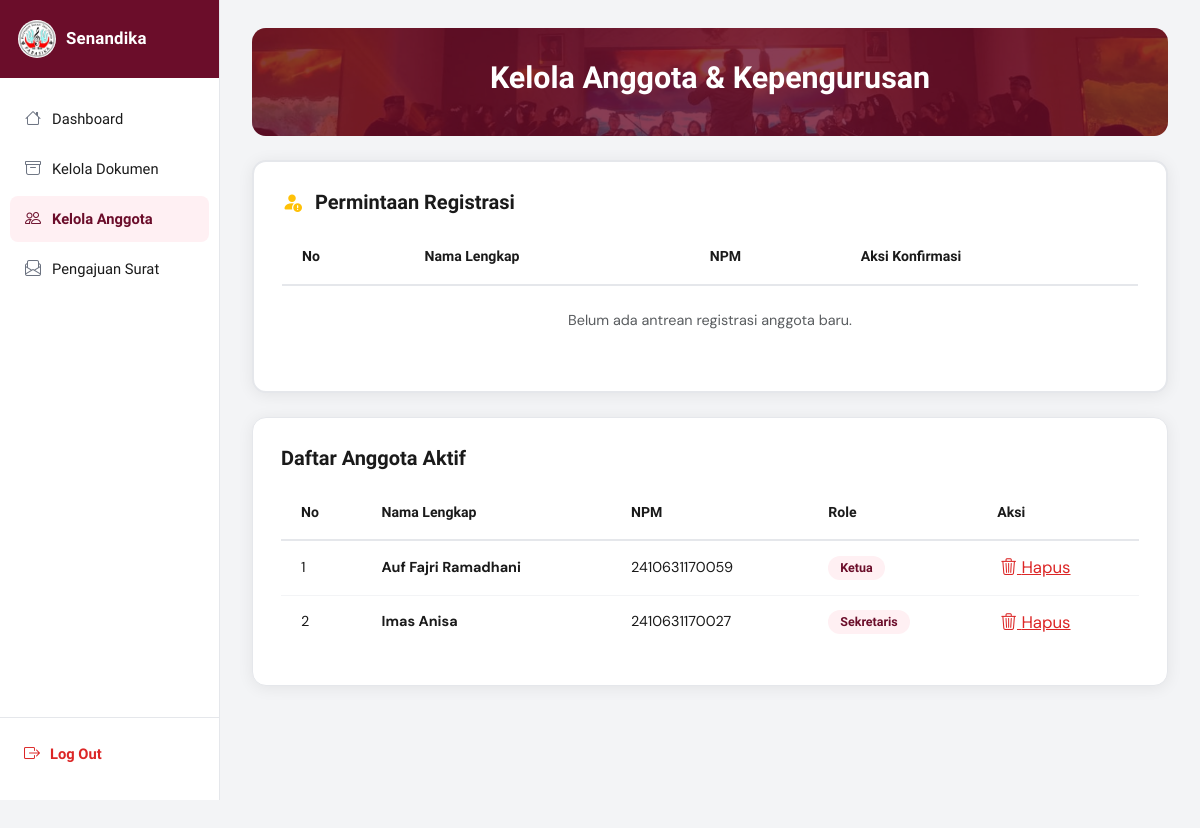
Screenshot of /dashboard/sekretaris/pages/kelola-anggota.php with the database file from the repository.
### tables this page shows
CREATE TABLE `users` (
  `id` int(11) NOT NULL AUTO_INCREMENT,
  `nama_lengkap` varchar(100) NOT NULL,
  `npm` varchar(13) NOT NULL,
  `password` varchar(255) NOT NULL,
  `role` enum('sekretaris','ketua','anggota') NOT NULL DEFAULT 'anggota',
  `status` enum('pending','approved') NOT NULL DEFAULT 'pending',
  `created_at` timestamp NOT NULL DEFAULT current_timestamp(),
  PRIMARY KEY (`id`),
  UNIQUE KEY `npm` (`npm`)
);

### dashboard/sekretaris/pages/kelola-anggota.php (the view, shortened to what this page needs)
<?php
require_once '../../../config/database.php';
include '../../../includes/head.php';
?>
<div class="d-flex">
  <?php include '../../../includes/sidebar.php'; ?>
  <div class="main-content w-100">
    <div class="content-area">
      <div class="section-hero mb-4">
        <h1>Kelola Anggota & Kepengurusan</h1>
      </div>
      <div class="card-custom mb-4 border-2">
        <h5 class="mb-3 fw-bold" style="font-family:var(--font-head);">
           <i class="bi bi-person-fill-exclamation text-warning me-2"></i> Permintaan Registrasi
        </h5>
        <div class="table-responsive">
          <table class="table-custom">
            <thead>
              <tr>
                <th>No</th>
                <th>Nama Lengkap</th>
                <th>NPM</th>
                <th>Aksi Konfirmasi</th>
              </tr>
            </thead>
            <tbody>
              <?php
              $res_pending = $conn->query("SELECT * FROM users WHERE status = 'pending' ORDER BY created_at ASC");
              $i = 1;
              if ($res_pending->num_rows > 0):
                  while ($row = $res_pending->fetch_assoc()):
              ?>
              <tr>
                <td><?= $i++ ?></td>
                <td class="fw-bold"><?= htmlspecialchars($row['nama_lengkap']) ?></td>
                <td><?= htmlspecialchars($row['npm']) ?></td>
                <td>
                  <form method="POST" class="d-flex gap-2 align-items-center m-0">
                    <input type="hidden" name="user_id" value="<?= $row['id'] ?>">
                    <select name="role" class="form-select form-select-sm" style="width:140px;" required>
                      <option value="anggota">Anggota</option>
                      <option value="sekretaris">Sekretaris</option>
                      <option value="ketua">Ketua / Wakil</option>
                    </select>
                    <button type="submit" name="action" value="approve" class="btn btn-sm btn-success text-white" title="Terima">
                      <i class="bi bi-check-lg"></i> Terima
                    </button>
                    <button type="button" class="btn btn-sm btn-danger text-white btn-tolak" title="Tolak">
                      <i class="bi bi-x-lg"></i> Tolak
                    </button>
                  </form>
                </td>
              </tr>
              <?php endwhile; else: ?>
              <tr><td colspan="4" class="text-center py-4 text-muted">Belum ada antrean registrasi anggota baru.</td></tr>
              <?php endif; ?>
            </tbody>
          </table>
        </div>
      </div>
      <div class="card-custom">
        <h5 class="mb-3 fw-bold" style="font-family:var(--font-head);">Daftar Anggota Aktif</h5>
        <div class="table-responsive">
          <table class="table-custom">
            <thead>
              <tr>
                <th>No</th>
                <th>Nama Lengkap</th>
                <th>NPM</th>
                <th>Role</th>
                <th>Aksi</th>
              </tr>
            </thead>
            <tbody>
              <?php
              $res_aktif = $conn->query("SELECT * FROM users WHERE status = 'approved' ORDER BY role DESC, created_at DESC");
              $j = 1;
              while ($row = $res_aktif->fetch_assoc()):
              ?>
              <tr>
                <td><?= $j++ ?></td>
                <td class="fw-bold"><?= htmlspecialchars($row['nama_lengkap']) ?></td>
                <td><?= htmlspecialchars($row['npm']) ?></td>
                <td><span class="badge-kategori"><?= ucfirst($row['role']) ?></span></td>
                <td>
                  <?php if ($row['id'] !== $_SESSION['user_id']): ?>
                  <a href="?hapus=<?= $row['id'] ?>" class="btn-del">
                    <i class="bi bi-trash3"></i> Hapus
                  </a>
                  <?php else: ?>
                  <span class="text-muted small">Anda</span>
                  <?php endif; ?>
                </td>
              </tr>
              <?php endwhile; ?>
            </tbody>
          </table>
        </div>
      </div>
    </div>
  </div>
</div>
<?php include '../../../includes/scripts.php'; ?>

### assets/css/dashboard.css (style rules this page uses)
:root { --primary: #6b0d2a; --primary-dark: #4a0a1e; --primary-light: #8b1a3a; --accent: #c0392b; --sidebar-bg: #fafafa; --sidebar-w: 220px; --text-dark: #1a1a1a; --text-muted: #6b7280; --border: #e5e7eb; --card-bg: #ffffff; --body-bg: #f3f4f6; --white: #ffffff; --danger: #dc2626; --font-head: "Plus Jakarta Sans", sans-serif; --font-body: "DM Sans", sans-serif; --radius: 14px; --radius-sm: 8px; --shadow: 0 2px 16px rgba(0, 0, 0, 0.07); --shadow-md: 0 4px 24px rgba(107, 13, 42, 0.1); }
*, *::before, *::after { box-sizing: border-box; margin: 0; padding: 0; }
html, body { overflow-x: hidden; max-width: 100%; }
html, body { scrollbar-width: none; -ms-overflow-style: none; }
body { font-family: var(--font-body); background: var(--body-bg); color: var(--text-dark); min-height: 100vh; }
.d-flex { overflow-x: hidden; }
.main-content { margin-left: var(--sidebar-w); min-height: 100vh; display: flex; flex-direction: column; }
.content-area { flex: 1; padding: 28px 32px 120px 32px; }
.card-custom { background: var(--card-bg); border-radius: var(--radius); box-shadow: var(--shadow); padding: 28px 28px; border: 1px solid var(--border); margin-bottom: 24px; }
.section-hero { background: var(--primary); border-radius: var(--radius); padding: 32px 40px; color: var(--white); text-align: center; margin-bottom: 28px; position: relative; overflow: hidden; }
.section-hero::before { content: ""; position: absolute; inset: 0; background: url("../img/hero.jpg") center/cover no-repeat; opacity: 0.2; z-index: 0; }
.section-hero > * { position: relative; z-index: 1; }
.section-hero h1 { font-family: var(--font-head); font-size: 1.9rem; font-weight: 800; }
.table-custom { width: 100%; border-collapse: collapse; font-family: var(--font-body); }
.table-custom thead th { padding: 16px 20px; font-family: var(--font-head); font-weight: 700; font-size: 0.88rem; color: var(--text-dark); border-bottom: 2px solid var(--border); background: var(--white); text-align: left; }
.table-custom tbody td { padding: 14px 20px; font-size: 0.9rem; color: var(--text-dark); border-bottom: 1px solid #f3f4f6; vertical-align: middle; }
.table-custom tbody tr:last-child td { border-bottom: none; }
.btn-del { color: var(--danger); font-size: 1.05rem; background: none; border: none; cursor: pointer; padding: 3px; transition: transform 0.15s; }
.badge-kategori { background: #fff0f3; color: var(--primary); font-size: 0.78rem; font-weight: 600; font-family: var(--font-head); padding: 3px 12px; border-radius: 50px; display: inline-block; }
.table-responsive { width: 100%; overflow-x: auto; -webkit-overflow-scrolling: touch; }
.table-custom { min-width: 800px; }
.table-responsive { width: 100%; overflow-x: auto; -webkit-overflow-scrolling: touch; padding-bottom: 8px; }

### rows the page displays
users: nama_lengkap "Auf Fajri Ramadhani", npm "2410631170059", role "Ketua"
users: nama_lengkap "Imas Anisa", npm "2410631170027", role "Sekretaris"
